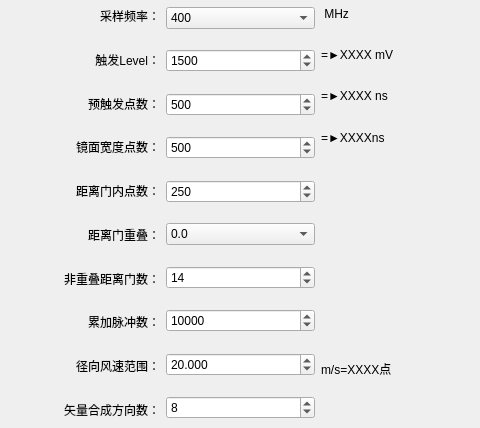
   <widget class="QWidget" name="tab_3">
    <attribute name="title">
     <string>采样处理</string>
    </attribute>
    <widget class="QWidget" name="horizontalLayoutWidget_2">
     <property name="geometry">
      <rect>
       <x>10</x>
       <y>7</y>
       <width>461</width>
       <height>412</height>
      </rect>
     </property>
     <layout class="QHBoxLayout" name="horizontalLayout_4">
      <item>
       <layout class="QVBoxLayout" name="verticalLayout_4">
        <item>
         <widget class="QLabel" name="label_39">
          <property name="text">
           <string>采样频率：</string>
          </property>
          <property name="alignment">
           <set>Qt::AlignRight|Qt::AlignTrailing|Qt::AlignVCenter</set>
          </property>
         </widget>
        </item>
        <item>
         <spacer name="verticalSpacer_22">
          <property name="orientation">
           <enum>Qt::Vertical</enum>
          </property>
          <property name="sizeHint" stdset="0">
           <size>
            <width>20</width>
            <height>40</height>
           </size>
          </property>
         </spacer>
        </item>
        <item>
         <widget class="QLabel" name="label_44">
          <property name="text">
           <string>触发Level：</string>
          </property>
          <property name="alignment">
           <set>Qt::AlignRight|Qt::AlignTrailing|Qt::AlignVCenter</set>
          </property>
         </widget>
        </item>
        <item>
         <spacer name="verticalSpacer_25">
          <property name="orientation">
           <enum>Qt::Vertical</enum>
          </property>
          <property name="sizeHint" stdset="0">
           <size>
            <width>20</width>
            <height>40</height>
           </size>
          </property>
         </spacer>
        </item>
        <item>
         <widget class="QLabel" name="label_55">
          <property name="text">
           <string>预触发点数：</string>
          </property>
          <property name="alignment">
           <set>Qt::AlignRight|Qt::AlignTrailing|Qt::AlignVCenter</set>
          </property>
         </widget>
        </item>
        <item>
         <spacer name="verticalSpacer_28">
          <property name="orientation">
           <enum>Qt::Vertical</enum>
          </property>
          <property name="sizeHint" stdset="0">
           <size>
            <width>20</width>
            <height>40</height>
           </size>
          </property>
         </spacer>
        </item>
        <item>
         <widget class="QLabel" name="label_53">
          <property name="text">
           <string>镜面宽度点数：</string>
          </property>
          <property name="alignment">
           <set>Qt::AlignRight|Qt::AlignTrailing|Qt::AlignVCenter</set>
          </property>
         </widget>
        </item>
        <item>
         <spacer name="verticalSpacer_31">
          <property name="orientation">
           <enum>Qt::Vertical</enum>
          </property>
          <property name="sizeHint" stdset="0">
           <size>
            <width>20</width>
            <height>40</height>
           </size>
          </property>
         </spacer>
        </item>
        <item>
         <widget class="QLabel" name="label_43">
          <property name="text">
           <string>距离门内点数：</string>
          </property>
          <property name="alignment">
           <set>Qt::AlignRight|Qt::AlignTrailing|Qt::AlignVCenter</set>
          </property>
         </widget>
        </item>
        <item>
         <spacer name="verticalSpacer_34">
          <property name="orientation">
           <enum>Qt::Vertical</enum>
          </property>
          <property name="sizeHint" stdset="0">
           <size>
            <width>20</width>
            <height>40</height>
           </size>
          </property>
         </spacer>
        </item>
        <item>
         <widget class="QLabel" name="label_48">
          <property name="text">
           <string>距离门重叠：</string>
          </property>
          <property name="alignment">
           <set>Qt::AlignRight|Qt::AlignTrailing|Qt::AlignVCenter</set>
          </property>
         </widget>
        </item>
        <item>
         <spacer name="verticalSpacer_35">
          <property name="orientation">
           <enum>Qt::Vertical</enum>
          </property>
          <property name="sizeHint" stdset="0">
           <size>
            <width>20</width>
            <height>40</height>
           </size>
          </property>
         </spacer>
        </item>
        <item>
         <widget class="QLabel" name="label_42">
          <property name="text">
           <string>非重叠距离门数：</string>
          </property>
          <property name="alignment">
           <set>Qt::AlignRight|Qt::AlignTrailing|Qt::AlignVCenter</set>
          </property>
         </widget>
        </item>
        <item>
         <spacer name="verticalSpacer_36">
          <property name="orientation">
           <enum>Qt::Vertical</enum>
          </property>
          <property name="sizeHint" stdset="0">
           <size>
            <width>20</width>
            <height>40</height>
           </size>
          </property>
         </spacer>
        </item>
        <item>
         <widget class="QLabel" name="label_45">
          <property name="text">
           <string>累加脉冲数：</string>
          </property>
          <property name="alignment">
           <set>Qt::AlignRight|Qt::AlignTrailing|Qt::AlignVCenter</set>
          </property>
         </widget>
        </item>
        <item>
         <spacer name="verticalSpacer_37">
          <property name="orientation">
           <enum>Qt::Vertical</enum>
          </property>
          <property name="sizeHint" stdset="0">
           <size>
            <width>20</width>
            <height>40</height>
           </size>
          </property>
         </spacer>
        </item>
        <item>
         <widget class="QLabel" name="label_46">
          <property name="text">
           <string>径向风速范围：</string>
          </property>
          <property name="alignment">
           <set>Qt::AlignRight|Qt::AlignTrailing|Qt::AlignVCenter</set>
          </property>
         </widget>
        </item>
        <item>
         <spacer name="verticalSpacer_38">
          <property name="orientation">
           <enum>Qt::Vertical</enum>
          </property>
          <property name="sizeHint" stdset="0">
           <size>
            <width>20</width>
            <height>40</height>
           </size>
          </property>
         </spacer>
        </item>
        <item>
         <widget class="QLabel" name="label_51">
          <property name="text">
           <string> 矢量合成方向数：</string>
          </property>
          <property name="alignment">
           <set>Qt::AlignRight|Qt::AlignTrailing|Qt::AlignVCenter</set>
          </property>
         </widget>
        </item>
       </layout>
      </item>
      <item>
       <layout class="QVBoxLayout" name="verticalLayout_5">
        <item>
         <widget class="QComboBox" name="sampleFreqComboBox">
          <property name="insertPolicy">
           <enum>QComboBox::InsertAfterCurrent</enum>
          </property>
          <item>
           <property name="text">
            <string>400</string>
           </property>
          </item>
          <item>
           <property name="text">
            <string>266</string>
           </property>
          </item>
          <item>
           <property name="text">
            <string>200</string>
           </property>
          </item>
          <item>
           <property name="text">
            <string>160</string>
           </property>
          </item>
          <item>
           <property name="text">
            <string>133</string>
           </property>
          </item>
          <item>
           <property name="text">
            <string>114</string>
           </property>
          </item>
          <item>
           <property name="text">
            <string>100</string>
           </property>
          </item>
          <item>
           <property name="text">
            <string>88</string>
           </property>
          </item>
          <item>
           <property name="text">
            <string>80</string>
           </property>
          </item>
          <item>
           <property name="text">
            <string>72</string>
           </property>
          </item>
         </widget>
        </item>
        <item>
         <spacer name="verticalSpacer_23">
          <property name="orientation">
           <enum>Qt::Vertical</enum>
          </property>
          <property name="sizeHint" stdset="0">
           <size>
            <width>20</width>
            <height>40</height>
           </size>
          </property>
         </spacer>
        </item>
        <item>
         <widget class="QSpinBox" name="triggerLevelSpinBox">
          <property name="maximum">
           <number>8192</number>
          </property>
          <property name="value">
           <number>1500</number>
          </property>
         </widget>
        </item>
        <item>
         <spacer name="verticalSpacer_26">
          <property name="orientation">
           <enum>Qt::Vertical</enum>
          </property>
          <property name="sizeHint" stdset="0">
           <size>
            <width>20</width>
            <height>40</height>
           </size>
          </property>
         </spacer>
        </item>
        <item>
         <widget class="QSpinBox" name="nPointsPretriggerSpinBox">
          <property name="maximum">
           <number>1024</number>
          </property>
          <property name="value">
           <number>500</number>
          </property>
         </widget>
        </item>
        <item>
         <spacer name="verticalSpacer_29">
          <property name="orientation">
           <enum>Qt::Vertical</enum>
          </property>
          <property name="sizeHint" stdset="0">
           <size>
            <width>20</width>
            <height>40</height>
           </size>
          </property>
         </spacer>
        </item>
        <item>
         <widget class="QSpinBox" name="nPointsMirrorWidthSpinBox">
          <property name="maximum">
           <number>1024</number>
          </property>
          <property name="value">
           <number>500</number>
          </property>
         </widget>
        </item>
        <item>
         <spacer name="verticalSpacer_32">
          <property name="orientation">
           <enum>Qt::Vertical</enum>
          </property>
          <property name="sizeHint" stdset="0">
           <size>
            <width>20</width>
            <height>40</height>
           </size>
          </property>
         </spacer>
        </item>
        <item>
         <widget class="QSpinBox" name="nPointsPerBinSpinBox">
          <property name="minimum">
           <number>100</number>
          </property>
          <property name="maximum">
           <number>500</number>
          </property>
          <property name="singleStep">
           <number>2</number>
          </property>
          <property name="value">
           <number>250</number>
          </property>
         </widget>
        </item>
        <item>
         <spacer name="verticalSpacer_40">
          <property name="orientation">
           <enum>Qt::Vertical</enum>
          </property>
          <property name="sizeHint" stdset="0">
           <size>
            <width>20</width>
            <height>40</height>
           </size>
          </property>
         </spacer>
        </item>
        <item>
         <widget class="QComboBox" name="overlapRatioComboBox">
          <property name="insertPolicy">
           <enum>QComboBox::InsertAfterCurrent</enum>
          </property>
          <item>
           <property name="text">
            <string>0.0</string>
           </property>
          </item>
          <item>
           <property name="text">
            <string>0.5</string>
           </property>
          </item>
         </widget>
        </item>
        <item>
         <spacer name="verticalSpacer_41">
          <property name="orientation">
           <enum>Qt::Vertical</enum>
          </property>
          <property name="sizeHint" stdset="0">
           <size>
            <width>20</width>
            <height>40</height>
           </size>
          </property>
         </spacer>
        </item>
        <item>
         <widget class="QSpinBox" name="nRangeBinSpinBox">
          <property name="minimum">
           <number>2</number>
          </property>
          <property name="maximum">
           <number>20</number>
          </property>
          <property name="value">
           <number>14</number>
          </property>
         </widget>
        </item>
        <item>
         <spacer name="verticalSpacer_42">
          <property name="orientation">
           <enum>Qt::Vertical</enum>
          </property>
          <property name="sizeHint" stdset="0">
           <size>
            <width>20</width>
            <height>40</height>
           </size>
          </property>
         </spacer>
        </item>
        <item>
         <widget class="QSpinBox" name="nPulsesAccSpinBox">
          <property name="maximum">
           <number>1000000000</number>
          </property>
          <property name="value">
           <number>10000</number>
          </property>
         </widget>
        </item>
        <item>
         <spacer name="verticalSpacer_43">
          <property name="orientation">
           <enum>Qt::Vertical</enum>
          </property>
          <property name="sizeHint" stdset="0">
           <size>
            <width>20</width>
            <height>40</height>
           </size>
          </property>
         </spacer>
        </item>
        <item>
         <widget class="QDoubleSpinBox" name="nPointsObjFreqdoubleSpinBox">
          <property name="decimals">
           <number>3</number>
          </property>
          <property name="minimum">
           <double>5.000000000000000</double>
          </property>
          <property name="maximum">
           <double>30.000000000000000</double>
          </property>
          <property name="singleStep">
           <double>1.000000000000000</double>
          </property>
          <property name="value">
           <double>20.000000000000000</double>
          </property>
         </widget>
        </item>
        <item>
         <spacer name="verticalSpacer_44">
          <property name="orientation">
           <enum>Qt::Vertical</enum>
          </property>
          <property name="sizeHint" stdset="0">
           <size>
            <width>20</width>
            <height>40</height>
           </size>
          </property>
         </spacer>
        </item>
        <item>
         <widget class="QSpinBox" name="nDirsVectorCalSpinBox">
          <property name="minimum">
           <number>3</number>
          </property>
          <property name="maximum">
           <number>24</number>
          </property>
          <property name="value">
           <number>8</number>
          </property>
         </widget>
        </item>
       </layout>
      </item>
      <item>
       <layout class="QVBoxLayout" name="verticalLayout_6">
        <item>
         <widget class="QLabel" name="label_41">
          <property name="text">
           <string> MHz</string>
          </property>
         </widget>
        </item>
        <item>
         <spacer name="verticalSpacer_24">
          <property name="orientation">
           <enum>Qt::Vertical</enum>
          </property>
          <property name="sizeHint" stdset="0">
           <size>
            <width>20</width>
            <height>40</height>
           </size>
          </property>
         </spacer>
        </item>
        <item>
         <widget class="QLabel" name="triggerLevelInVoltageDispLabel">
          <property name="text">
           <string>=►XXXX mV</string>
          </property>
         </widget>
        </item>
        <item>
         <spacer name="verticalSpacer_27">
          <property name="orientation">
           <enum>Qt::Vertical</enum>
          </property>
          <property name="sizeHint" stdset="0">
           <size>
            <width>20</width>
            <height>40</height>
           </size>
          </property>
         </spacer>
        </item>
        <item>
         <widget class="QLabel" name="preTriggerInTimeDispLabel">
          <property name="text">
           <string>=►XXXX ns</string>
          </property>
         </widget>
        </item>
        <item>
         <spacer name="verticalSpacer_30">
          <property name="orientation">
           <enum>Qt::Vertical</enum>
          </property>
          <property name="sizeHint" stdset="0">
           <size>
            <width>20</width>
            <height>40</height>
           </size>
          </property>
         </spacer>
        </item>
        <item>
         <widget class="QLabel" name="mirrorWidthTimeDispLabel">
          <property name="text">
           <string>=►XXXXns</string>
          </property>
         </widget>
        </item>
        <item>
         <spacer name="verticalSpacer_33">
          <property name="orientation">
           <enum>Qt::Vertical</enum>
          </property>
          <property name="sizeHint" stdset="0">
           <size>
            <width>20</width>
            <height>40</height>
           </size>
          </property>
         </spacer>
        </item>
        <item>
         <spacer name="verticalSpacer_45">
          <property name="orientation">
           <enum>Qt::Vertical</enum>
          </property>
          <property name="sizeHint" stdset="0">
           <size>
            <width>20</width>
            <height>40</height>
           </size>
          </property>
         </spacer>
        </item>
        <item>
         <spacer name="verticalSpacer_53">
          <property name="orientation">
           <enum>Qt::Vertical</enum>
          </property>
          <property name="sizeHint" stdset="0">
           <size>
            <width>20</width>
            <height>40</height>
           </size>
          </property>
         </spacer>
        </item>
        <item>
         <spacer name="verticalSpacer_61">
          <property name="orientation">
           <enum>Qt::Vertical</enum>
          </property>
          <property name="sizeHint" stdset="0">
           <size>
            <width>20</width>
            <height>40</height>
           </size>
          </property>
         </spacer>
        </item>
        <item>
         <widget class="QLabel" name="label_38">
          <property name="text">
           <string/>
          </property>
         </widget>
        </item>
        <item>
         <spacer name="verticalSpacer_46">
          <property name="orientation">
           <enum>Qt::Vertical</enum>
          </property>
          <property name="sizeHint" stdset="0">
           <size>
            <width>20</width>
            <height>40</height>
           </size>
          </property>
         </spacer>
        </item>
        <item>
         <spacer name="verticalSpacer_47">
          <property name="orientation">
           <enum>Qt::Vertical</enum>
          </property>
          <property name="sizeHint" stdset="0">
           <size>
            <width>20</width>
            <height>40</height>
           </size>
          </property>
         </spacer>
        </item>
        <item>
         <spacer name="verticalSpacer_55">
          <property name="orientation">
           <enum>Qt::Vertical</enum>
          </property>
          <property name="sizeHint" stdset="0">
           <size>
            <width>20</width>
            <height>40</height>
           </size>
          </property>
         </spacer>
        </item>
        <item>
         <widget class="QLabel" name="label_9">
          <property name="text">
           <string/>
          </property>
         </widget>
        </item>
        <item>
         <spacer name="verticalSpacer_48">
          <property name="orientation">
           <enum>Qt::Vertical</enum>
          </property>
          <property name="sizeHint" stdset="0">
           <size>
            <width>20</width>
            <height>40</height>
           </size>
          </property>
         </spacer>
        </item>
        <item>
         <widget class="QLabel" name="objFreqPointsDispLabel">
          <property name="text">
           <string>m/s=XXXX点</string>
          </property>
         </widget>
        </item>
        <item>
         <spacer name="verticalSpacer_49">
          <property name="orientation">
           <enum>Qt::Vertical</enum>
          </property>
          <property name="sizeHint" stdset="0">
           <size>
            <width>20</width>
            <height>40</height>
           </size>
          </property>
         </spacer>
        </item>
        <item>
         <widget class="QLabel" name="label_24">
          <property name="text">
           <string/>
          </property>
         </widget>
        </item>
       </layout>
      </item>
     </layout>
    </widget>
   </widget>
